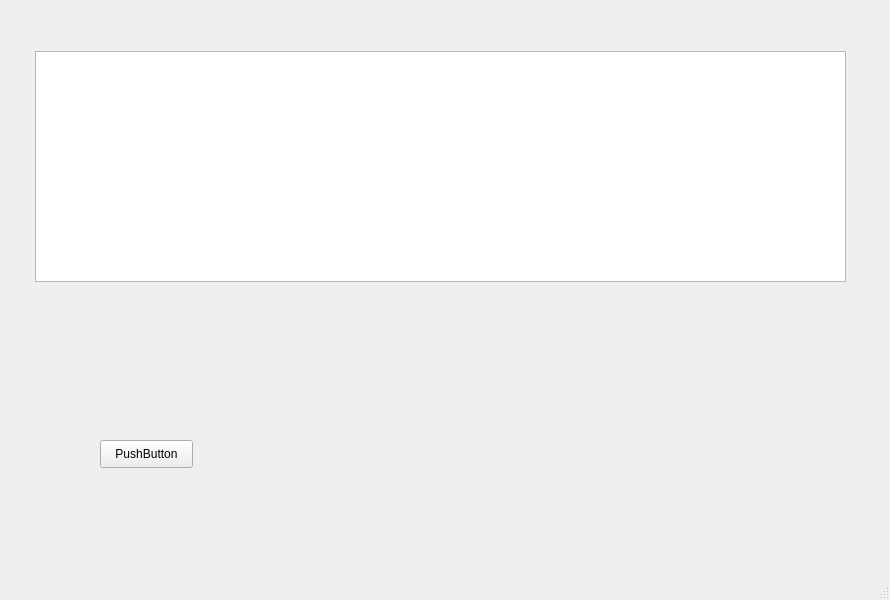
<?xml version="1.0" encoding="UTF-8"?>
<ui version="4.0">
 <class>MainWindow</class>
 <widget class="QMainWindow" name="MainWindow">
  <property name="geometry">
   <rect>
    <x>0</x>
    <y>0</y>
    <width>890</width>
    <height>600</height>
   </rect>
  </property>
  <property name="windowTitle">
   <string>MainWindow</string>
  </property>
  <widget class="QWidget" name="centralwidget">
   <widget class="QPushButton" name="pushButton">
    <property name="geometry">
     <rect>
      <x>100</x>
      <y>440</y>
      <width>93</width>
      <height>28</height>
     </rect>
    </property>
    <property name="text">
     <string>PushButton</string>
    </property>
   </widget>
   <widget class="QTableView" name="tableView">
    <property name="geometry">
     <rect>
      <x>35</x>
      <y>51</y>
      <width>811</width>
      <height>231</height>
     </rect>
    </property>
   </widget>
  </widget>
  <widget class="QMenuBar" name="menubar">
   <property name="geometry">
    <rect>
     <x>0</x>
     <y>0</y>
     <width>890</width>
     <height>26</height>
    </rect>
   </property>
  </widget>
  <widget class="QStatusBar" name="statusbar"/>
 </widget>
 <resources/>
 <connections/>
</ui>
